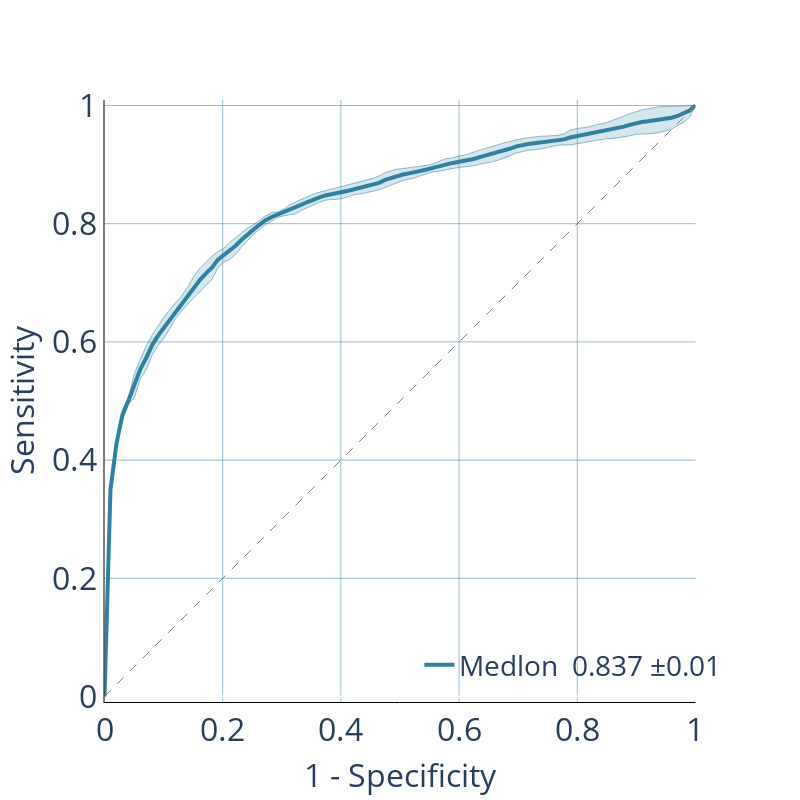

Source (notebook cell):
### Markdown cell above
<a name='4-2'></a>
### 4.1 ROC Curve

ROC Curve is useful to compare with other models trained with different data but in the same field of research. With the cross validation, the ROC is plotted with a confidence interval to show the robustness of the classifier. 

Sensitivity and specificity are two of the most prominent numbers that are used to measure diagnostics tests.
- Sensitivity is the probability that our test outputs positive given that the case is actually positive.
- Specificity is the probability that the test outputs negative given that the case is actually negative. 

We can phrase this easily in terms of true positives, true negatives, false positives, and false negatives: 

$$sensitivity = \frac{\text{true positives}}{\text{true positives} + \text{false negatives}}$$

$$specificity = \frac{\text{true negatives}}{\text{true negatives} + \text{false positives}}$$

- Smaller values on the x-axis of the plot indicate lower false positives and higher true negatives.
- Larger values on the y-axis of the plot indicate higher true positives and lower false negatives.

### Code cell
#100 cross validation folds, we can plot our ROC/PRC curve:
kind = 'test'
c_fill      = 'rgba(45, 130, 164, 0.2)' #102, 134, 142,
c_line      = 'rgba(45, 130, 164, 0.5)' #45, 130, 164,
c_line_main = 'rgba(45, 130, 164, 1.0)' 
c_grid      = 'rgba(45, 130, 164, 0.5)' 
c_annot     = 'rgba(45, 130, 164, 0.5)'
fpr_mean    = np.linspace(0, 1, 100)
interp_tprs = []
for i in range(100):
    fpr           = results[kind]['fpr'][i]
    tpr           = results[kind]['tpr'][i]
    interp_tpr    = np.interp(fpr_mean, fpr, tpr)
    interp_tpr[0] = 0.0
    interp_tprs.append(interp_tpr)
tpr_mean     = np.mean(interp_tprs, axis=0)
tpr_mean[-1] = 1.0
tpr_std      = 2*np.std(interp_tprs, axis=0)
tpr_upper    = np.clip(tpr_mean+tpr_std, 0, 1)
tpr_lower    = tpr_mean-tpr_std
auc          = np.mean(results[kind]['auc'])
fig = go.Figure([
    go.Scatter(
        x          = fpr_mean,
        y          = tpr_upper,
        line       = dict(color=c_line, width=1),
        hoverinfo  = "name+x+y",
        showlegend = False,
        name       = 'upper'),
    go.Scatter(
       x          = fpr_mean,
       y          = tpr_lower,
       fill       = 'tonexty',
       fillcolor  = c_fill,
       line       = dict(color=c_line, width=1),
       hoverinfo  = "name+x+y",
       showlegend = False,
       name       = 'lower'),
    go.Scatter(
        x          = fpr_mean,
        y          = tpr_mean,
        line       = dict(color=c_line_main, width=4, dash='solid'),
        hoverinfo  = "x+y",
        showlegend = True,
        name       = f'Medlon {auc: .3f} ±0.01' #
    

    ) 
])
fig.add_shape(
    type ='line', 
    line =dict(dash='dash', width=1, color='grey'),
    x0=0, x1=1, y0=0, y1=1
)
fig.update_layout(
    #template    = 'plotly_white',
    paper_bgcolor = 'rgba(0,0,0,0)',
    plot_bgcolor = 'rgba(0,0,0,0)',
    title_x     = 0.5,
    xaxis_title = "1 - Specificity",
    yaxis_title = "Sensitivity",
    width       = 800,
    height      = 800,
    legend      = dict(
        yanchor="bottom", 
        xanchor="right", 
        x=1.01,
        y=0.02,
        font=dict(
            size=28) 
    )
)
fig.update_yaxes(
    range       = [0.0, 1.0],
    gridcolor   = c_grid,
    scaleanchor = "x", 
    scaleratio  = 1,
    linecolor   = 'black',
    tickfont= dict(size=32),
    title_font=dict(size=32))  #can change the size of font here
fig.update_xaxes(
    range       = [0.0, 1.0],
    gridcolor   = c_grid,
    constrain   = 'domain',
    linecolor   = 'black',
    tickfont= dict(size=32),
    title_font=dict(size=32))

### Figure 1 — Plotly figure (JSON) as saved in the notebook; plotly's stock layout.template omitted (floating-point values rounded to 4 significant figures)
{"data": [{"hoverinfo": "name+x+y", "line": {"color": "rgba(45, 130, 164, 0.5)", "width": 1}, "name": "upper", "showlegend": false, "type": "scatter", "x": [0, 0.0101, 0.0202, 0.0303, 0.0404, 0.05051, 0.06061, 0.07071, 0.08081, 0.09091, 0.101, 0.1111, 0.1212, 0.1313, 0.1414, 0.1515, 0.1616, 0.1717, 0.1818, 0.1919, 0.202, 0.2121, 0.2222, 0.2323, 0.2424, 0.2525, 0.2626, 0.2727, 0.2828, 0.2929, 0.303, 0.3131, 0.3232, 0.3333, 0.3434, 0.3535, 0.3636, 0.3737, 0.3838, 0.3939, 0.404, 0.4141, 0.4242, 0.4343, 0.4444, 0.4545, 0.4646, 0.4747, 0.4848, 0.4949, 0.5051, 0.5152, 0.5253, 0.5354, 0.5455, 0.5556, 0.5657, 0.5758, 0.5859, 0.596, 0.6061, 0.6162, 0.6263, 0.6364, 0.6465, 0.6566, 0.6667, 0.6768, 0.6869, 0.697, 0.7071, 0.7172, 0.7273, 0.7374, 0.7475, 0.7576, 0.7677, 0.7778, 0.7879, 0.798, 0.8081, 0.8182, 0.8283, 0.8384, 0.8485, 0.8586, 0.8687, 0.8788, 0.8889, 0.899, 0.9091, 0.9192, 0.9293, 0.9394, 0.9495, 0.9596, 0.9697, 0.9798, 0.9899, 1], "y": [0, 0.3625, 0.4357, 0.4854, 0.5051, 0.5458, 0.5709, 0.5933, 0.6121, 0.628, 0.6425, 0.6558, 0.6674, 0.6789, 0.694, 0.712, 0.7251, 0.7359, 0.7451, 0.7529, 0.7586, 0.7685, 0.7774, 0.7852, 0.7931, 0.7985, 0.8064, 0.8133, 0.8185, 0.82, 0.8246, 0.8321, 0.8367, 0.8417, 0.8454, 0.8503, 0.8532, 0.8559, 0.8583, 0.8611, 0.8637, 0.8661, 0.8681, 0.8718, 0.8744, 0.8768, 0.8808, 0.8866, 0.8896, 0.8923, 0.8934, 0.8948, 0.8961, 0.8964, 0.8989, 0.9013, 0.9056, 0.9096, 0.9112, 0.9131, 0.9152, 0.9181, 0.9219, 0.925, 0.9284, 0.9313, 0.9339, 0.937, 0.9394, 0.9421, 0.9442, 0.9455, 0.947, 0.9479, 0.9483, 0.9488, 0.9495, 0.952, 0.9584, 0.9608, 0.9624, 0.9636, 0.9666, 0.9683, 0.9708, 0.9744, 0.9785, 0.9821, 0.986, 0.9894, 0.9928, 0.9943, 0.9966, 0.9981, 0.9982, 0.9984, 0.9988, 1, 1, 1]}, {"fill": "tonexty", "fillcolor": "rgba(45, 130, 164, 0.2)", "hoverinfo": "name+x+y", "line": {"color": "rgba(45, 130, 164, 0.5)", "width": 1}, "name": "lower", "showlegend": false, "type": "scatter", "x": [0, 0.0101, 0.0202, 0.0303, 0.0404, 0.05051, 0.06061, 0.07071, 0.08081, 0.09091, 0.101, 0.1111, 0.1212, 0.1313, 0.1414, 0.1515, 0.1616, 0.1717, 0.1818, 0.1919, 0.202, 0.2121, 0.2222, 0.2323, 0.2424, 0.2525, 0.2626, 0.2727, 0.2828, 0.2929, 0.303, 0.3131, 0.3232, 0.3333, 0.3434, 0.3535, 0.3636, 0.3737, 0.3838, 0.3939, 0.404, 0.4141, 0.4242, 0.4343, 0.4444, 0.4545, 0.4646, 0.4747, 0.4848, 0.4949, 0.5051, 0.5152, 0.5253, 0.5354, 0.5455, 0.5556, 0.5657, 0.5758, 0.5859, 0.596, 0.6061, 0.6162, 0.6263, 0.6364, 0.6465, 0.6566, 0.6667, 0.6768, 0.6869, 0.697, 0.7071, 0.7172, 0.7273, 0.7374, 0.7475, 0.7576, 0.7677, 0.7778, 0.7879, 0.798, 0.8081, 0.8182, 0.8283, 0.8384, 0.8485, 0.8586, 0.8687, 0.8788, 0.8889, 0.899, 0.9091, 0.9192, 0.9293, 0.9394, 0.9495, 0.9596, 0.9697, 0.9798, 0.9899, 1], "y": [0, 0.3375, 0.4204, 0.4669, 0.4957, 0.5055, 0.5373, 0.5529, 0.5781, 0.5943, 0.6066, 0.6245, 0.6408, 0.653, 0.6649, 0.6752, 0.6852, 0.6959, 0.7057, 0.7254, 0.7351, 0.7395, 0.7488, 0.7612, 0.7718, 0.7822, 0.7907, 0.7987, 0.8042, 0.8107, 0.8133, 0.8145, 0.8168, 0.8227, 0.828, 0.8318, 0.8361, 0.8398, 0.841, 0.8413, 0.8431, 0.8465, 0.8494, 0.8505, 0.8524, 0.855, 0.8575, 0.8617, 0.8658, 0.8691, 0.8731, 0.8756, 0.8777, 0.8813, 0.8844, 0.8875, 0.889, 0.8904, 0.893, 0.8949, 0.8959, 0.897, 0.8981, 0.9009, 0.9027, 0.9047, 0.9076, 0.9107, 0.9151, 0.9196, 0.9224, 0.9242, 0.9251, 0.9263, 0.9281, 0.9308, 0.9327, 0.9332, 0.9333, 0.9349, 0.9366, 0.9394, 0.9409, 0.9425, 0.9438, 0.9441, 0.9452, 0.9463, 0.9486, 0.9512, 0.9512, 0.9521, 0.9527, 0.9543, 0.9574, 0.9602, 0.9658, 0.9715, 0.9804, 1]}, {"hoverinfo": "x+y", "line": {"color": "rgba(45, 130, 164, 1.0)", "dash": "solid", "width": 4}, "name": "Medlon  0.837 ±0.01", "showlegend": true, "type": "scatter", "x": [0, 0.0101, 0.0202, 0.0303, 0.0404, 0.05051, 0.06061, 0.07071, 0.08081, 0.09091, 0.101, 0.1111, 0.1212, 0.1313, 0.1414, 0.1515, 0.1616, 0.1717, 0.1818, 0.1919, 0.202, 0.2121, 0.2222, 0.2323, 0.2424, 0.2525, 0.2626, 0.2727, 0.2828, 0.2929, 0.303, 0.3131, 0.3232, 0.3333, 0.3434, 0.3535, 0.3636, 0.3737, 0.3838, 0.3939, 0.404, 0.4141, 0.4242, 0.4343, 0.4444, 0.4545, 0.4646, 0.4747, 0.4848, 0.4949, 0.5051, 0.5152, 0.5253, 0.5354, 0.5455, 0.5556, 0.5657, 0.5758, 0.5859, 0.596, 0.6061, 0.6162, 0.6263, 0.6364, 0.6465, 0.6566, 0.6667, 0.6768, 0.6869, 0.697, 0.7071, 0.7172, 0.7273, 0.7374, 0.7475, 0.7576, 0.7677, 0.7778, 0.7879, 0.798, 0.8081, 0.8182, 0.8283, 0.8384, 0.8485, 0.8586, 0.8687, 0.8788, 0.8889, 0.899, 0.9091, 0.9192, 0.9293, 0.9394, 0.9495, 0.9596, 0.9697, 0.9798, 0.9899, 1], "y": [0, 0.35, 0.428, 0.4761, 0.5004, 0.5256, 0.5541, 0.5731, 0.5951, 0.6111, 0.6245, 0.6401, 0.6541, 0.666, 0.6795, 0.6936, 0.7051, 0.7159, 0.7254, 0.7392, 0.7469, 0.754, 0.7631, 0.7732, 0.7825, 0.7903, 0.7985, 0.806, 0.8113, 0.8153, 0.819, 0.8233, 0.8268, 0.8322, 0.8367, 0.8411, 0.8446, 0.8478, 0.8496, 0.8512, 0.8534, 0.8563, 0.8587, 0.8612, 0.8634, 0.8659, 0.8691, 0.8741, 0.8777, 0.8807, 0.8832, 0.8852, 0.8869, 0.8889, 0.8917, 0.8944, 0.8973, 0.9, 0.9021, 0.904, 0.9056, 0.9075, 0.91, 0.9129, 0.9155, 0.918, 0.9207, 0.9238, 0.9272, 0.9309, 0.9333, 0.9349, 0.936, 0.9371, 0.9382, 0.9398, 0.9411, 0.9426, 0.9459, 0.9479, 0.9495, 0.9515, 0.9538, 0.9554, 0.9573, 0.9593, 0.9618, 0.9642, 0.9673, 0.9703, 0.972, 0.9732, 0.9747, 0.9762, 0.9778, 0.9793, 0.9823, 0.9861, 0.9916, 1]}], "layout": {"height": 800, "legend": {"font": {"size": 28}, "x": 1.01, "xanchor": "right", "y": 0.02, "yanchor": "bottom"}, "paper_bgcolor": "rgba(0,0,0,0)", "plot_bgcolor": "rgba(0,0,0,0)", "shapes": [{"line": {"color": "grey", "dash": "dash", "width": 1}, "type": "line", "x0": 0, "x1": 1, "y0": 0, "y1": 1}], "title": {"x": 0.5}, "width": 800, "xaxis": {"constrain": "domain", "gridcolor": "rgba(45, 130, 164, 0.5)", "linecolor": "black", "range": [0, 1], "tickfont": {"size": 32}, "title": {"font": {"size": 32}, "text": "1 - Specificity"}}, "yaxis": {"gridcolor": "rgba(45, 130, 164, 0.5)", "linecolor": "black", "range": [0, 1], "scaleanchor": "x", "scaleratio": 1, "tickfont": {"size": 32}, "title": {"font": {"size": 32}, "text": "Sensitivity"}}}}
